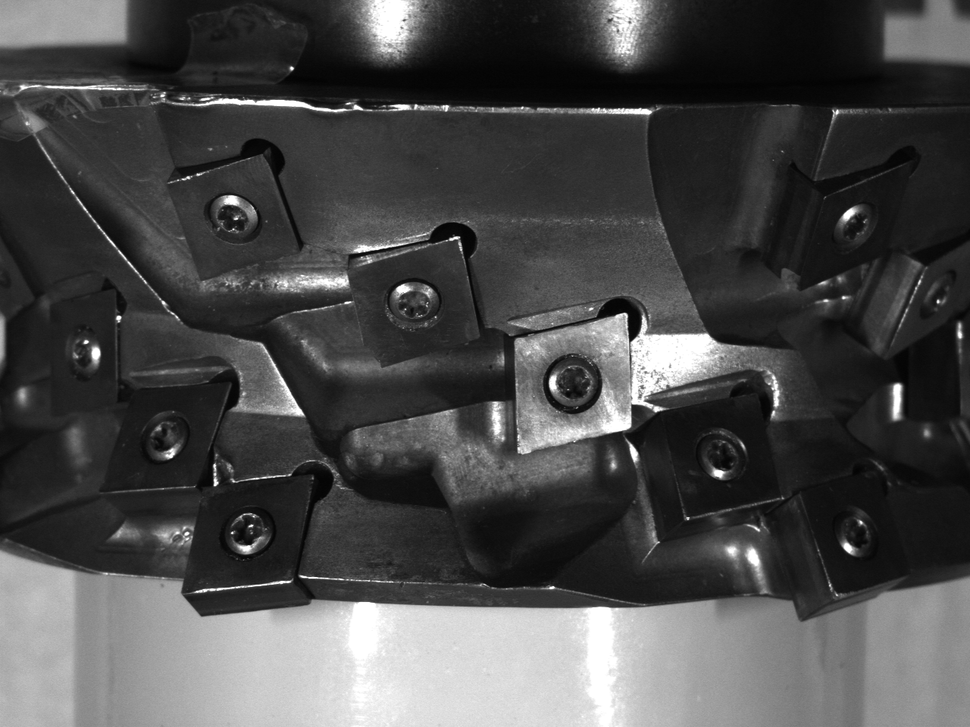
%> input picture lab4/HeadTool0002.bmp, 970 x 727 px, shrunk from 1280 x 960 before the run
$ octave assignment4.m   (GNU Octave 9; MATLAB toolbox functions it lacks are replaced by stand-ins)
%> lines starting %> are read from the running program, lines starting %| are printed output that depends on the picture
clc;
clear;

%Store image in img variable
img = imread('HeadTool0002.bmp');
%> img is the input picture: size 727x970 uint8; min 2, max 255, mean 74.4

%convert to double precision
Y = im2double(img);

fprintf('the type of array is: %s \n', class(Y));
%| the type of array is: double

%apply CLAHE Method

J = adapthisteq(Y,'clipLimit',0.02,'Distribution','rayleigh');
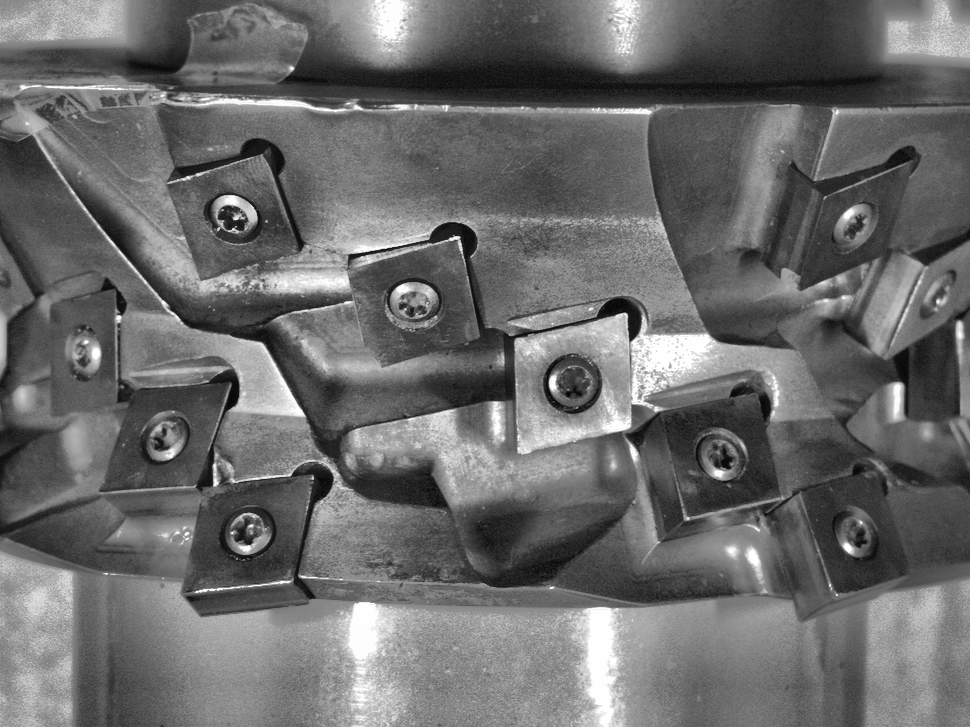
%> J: size 727x970 double; min 0, max 1, mean 0.421

%compare enchanced and non-enhanced

%imshowpair(img, J,'montage');

%find 6 circles
[centers, radii, metric] = imfindcircles(J,[20 40], 'Sensitivity', 0.9);
%> centers = [572.6 383.7; 248 532.6; 723.8 456.4; 414 306.1; 162.4 437.2; 862.9 231.6; 234.7 216.6; 859.5 532.5; 611.2 464; 83.96 356.6]; radii = [23.62; 22.21; 23.85; 24.56; 23.56; 26.81; 22.06; 24.18; 29.3; 36.36]; metric = [0.265; 0.256; 0.234; 0.2; 0.181; 0.162; 0.142; 0.108; 0.0936; 0.0475]

%show 6 circles
figure
imshow(J);
viscircles(centers(:,:), radii(:), 'EdgeColor', 'b');
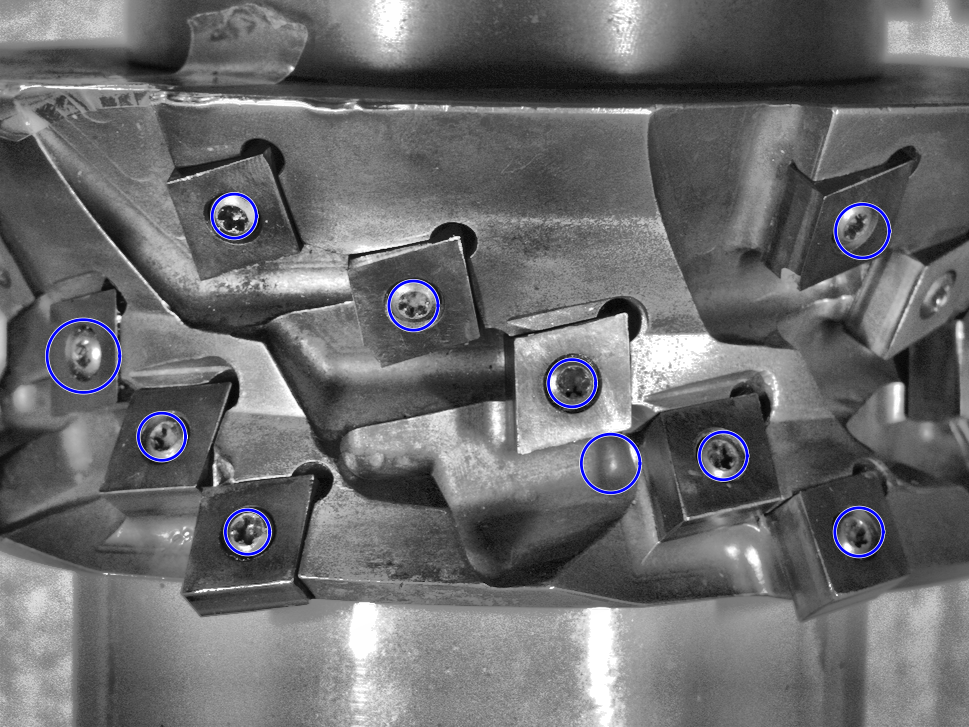
%> figure redrawn from the program's plot data

%show two strongest circles
figure
imshow(J);
% New vector
circlesVector = [centers radii];
%> circlesVector = [572.6 383.7 23.62; 248 532.6 22.21; 723.8 456.4 23.85; 414 306.1 24.56; 162.4 437.2 23.56; 862.9 231.6 26.81; 234.7 216.6 22.06; 859.5 532.5 24.18; 611.2 464 29.3; 83.96 356.6 36.36]
% sort
%> (the run ends here)
